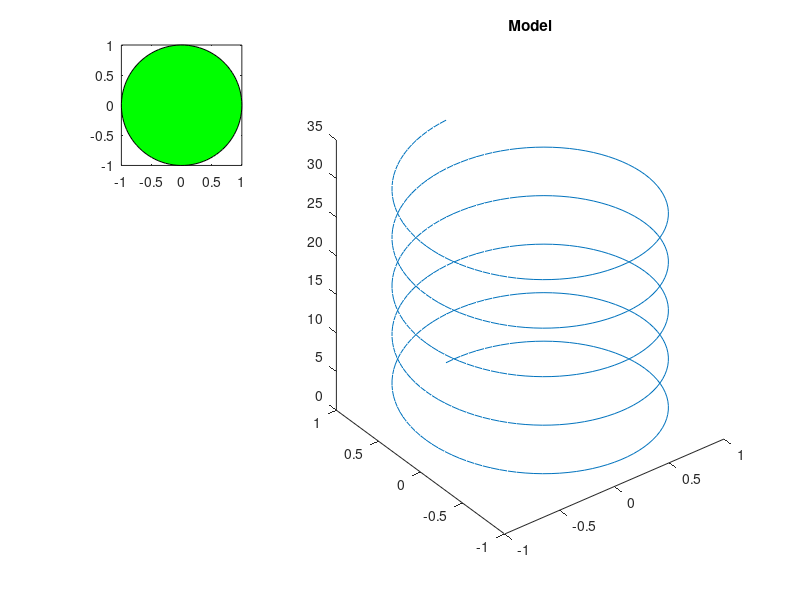

Write the MATLAB code that produced this figure.
figure % http://www.mathworks.com/help/matlab/examples/displaying-multiple-plots-in-a-single-figure.html

subplot(3,3,[2 3 5 6 8 9])
t = 0:pi/50:10*pi;
st = sin(t);
ct = cos(t);
plot3(st,ct,t) % http://www.mathworks.com/help/matlab/ref/plot3.html
title('Model')

subplot(3,3,1) 
E = 0;
N = 0;
r=1; % some radius
color=[0 1 0]; % red color
t=linspace(0,2*pi);
fill(E+r*cos(t),N+r*sin(t),color); % this creates a filled circle centered at (E,N)
axis square